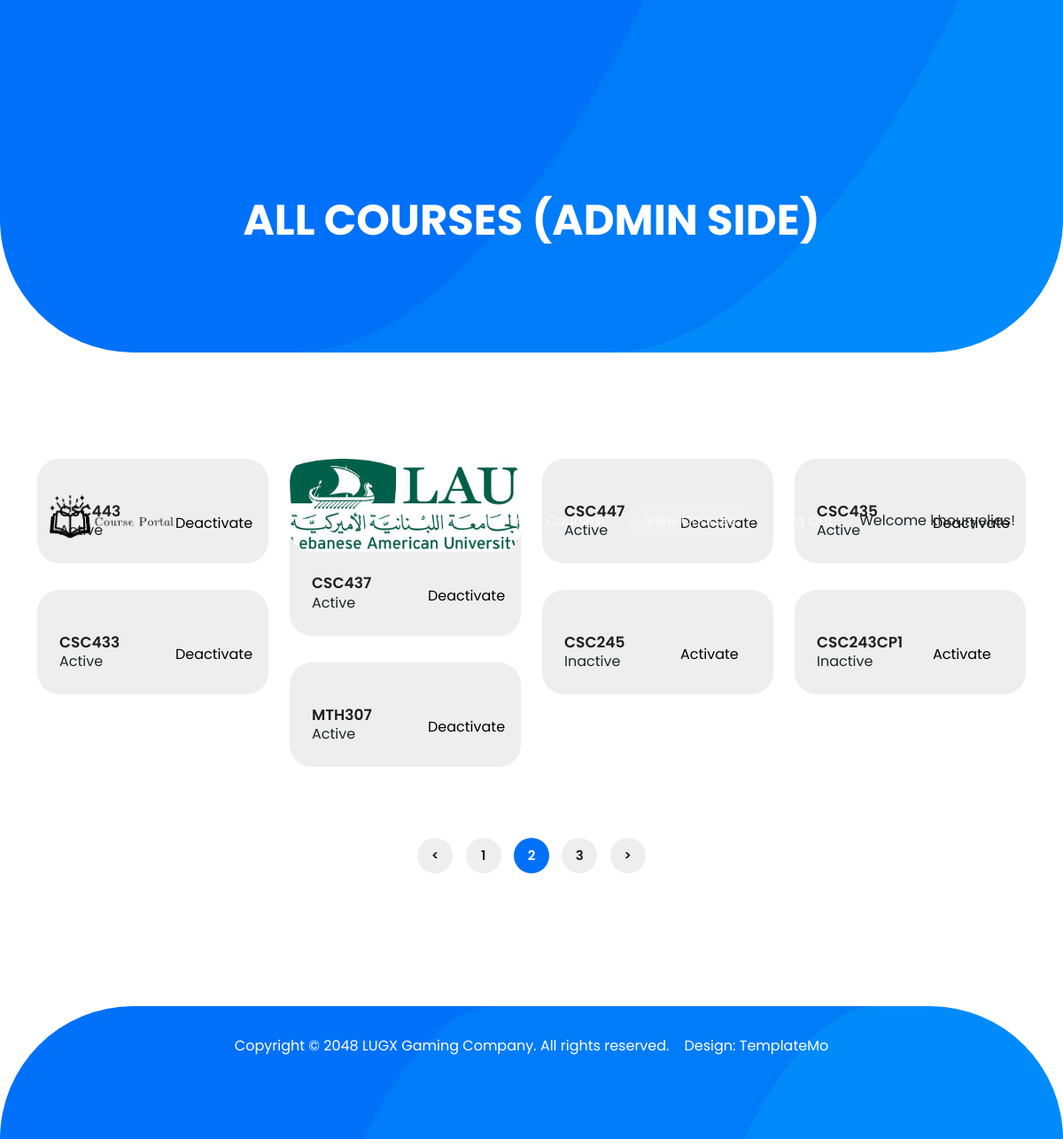
Screenshot of /BE/displayCoursesAdmin.php (signed in) with the database file from the repository.
### tables this page shows
CREATE TABLE `courses` (
  `ID` int(11) NOT NULL,
  `COURSENAME` varchar(50) NOT NULL,
  `DESCRIPTION` varchar(250) NOT NULL,
  `IS_ACTIVE` int(11) NOT NULL
);

### BE/displayCoursesAdmin.php (the view, shortened to what this page needs)
<?php
  require_once("dbconfig.php");
  $query = "SELECT ID, COURSENAME, IS_ACTIVE FROM courses";
  $result = $db->query($query);
?>
<!DOCTYPE html>
<html lang="en">
  <head>
    <link href="../vendor/bootstrap/css/bootstrap.min.css" rel="stylesheet">
    <link rel="stylesheet" href="../assets/css/fontawesome.css">
    <link rel="stylesheet" href="../assets/css/templatemo-lugx-gaming.css">
    <link rel="stylesheet" href="../assets/css/owl.css">
    <link rel="stylesheet" href="../assets/css/animate.css">
    <link rel="stylesheet"href="https://unpkg.com/swiper@7/swiper-bundle.min.css"/>
  </head>
<body>
  <div class="page-heading header-text">
    <div class="container">
      <div class="row">
        <div class="col-lg-12">
          <h3>All Courses (Admin Side)</h3>
        </div>
      </div>
    </div>
  </div>
  <div class="section trending">
    <div class="container">
      <div class="row trending-box">
      <header class="header-area header-sticky">
    <div class="container">
        <div class="row">
            <div class="col-12">
                <nav class="main-nav">
                    <a href="index.html" class="logo">
                        <img src="../assets/images/logo.png" alt="" style="width: 158px;">
                    </a>
                    <ul class="nav">
                      <li><a href="../FE/adminAddCourse.php">Add Courses</a></li>
                      <li><a href="displayCoursesAdmin.php" class="active">View Courses</a></li>
                      <li><a href="logout.php">Log Out</a></li>
                      <?php
                        if(isset($_SESSION['username'])) {
                            $username = $_SESSION['username'];
                            echo '<li>
                                    <div class="welcome-msg" id="welcomeMsg">
                                        Welcome '.$username.'!
                                    </div>
                                </li>';
                        } else {
                            header('Location: ../FE/login.php');
                            exit;
                        }
                      ?>
                  </ul>
                </nav>
            </div>
        </div>
    </div>
  </header>
      <?php
    if ($result->rowCount() > 0) {
        while($row = $result->fetch(PDO::FETCH_ASSOC)) {
            echo "<div class='col-lg-3 col-md-6 align-self-center mb-30 trending-items col-md-6 adv'>";
            echo "<div class='item'>";
            echo "<div class='thumb'>";
            echo '<a href="../assets/images/'.$row['ID'].'.jpeg"><img src="../assets/images/'.$row['ID'].'.jpeg" alt=""></a>';
            echo "</div>";
            echo "<div class='down-content'>";
            echo "<h4>".$row['COURSENAME']."</h4>";
            echo $row['IS_ACTIVE'] ? 'Active' : 'Inactive';
            if ($row['IS_ACTIVE']) {
                echo "<a id='activation' href='course_status.php?courseId=" . $row['ID'] . "'>Deactivate</a>";
            } else {
                echo "<a id='activation' href='course_status.php?courseId=" . $row['ID'] . "'>Activate</a>";
            }
            echo "</div>";
            echo "</div>";
            echo "</div>";
        }
    } else {
        echo "<tr><td colspan='3'>No courses found</td></tr>";
    }
    ?>
      </div>
      <div class="row">
        <div class="col-lg-12">
          <ul class="pagination">
          <li><a href="#"> &lt; </a></li>
            <li><a href="#">1</a></li>
            <li><a class="is_active" href="#">2</a></li>
            <li><a href="#">3</a></li>
            <li><a href="#"> &gt; </a></li>
          </ul>
        </div>
      </div>
    </div>
  </div>
  <footer>
    <div class="container">
      <div class="col-lg-12">
        <p>Copyright © 2048 LUGX Gaming Company. All rights reserved. &nbsp;&nbsp; <a rel="nofollow" href="https://templatemo.com" target="_blank">Design: TemplateMo</a></p>
      </div>
    </div>
  </footer>
  </body>
</html>

### rows the page displays
courses: COURSENAME "CSC437", IS_ACTIVE "Active"
courses: COURSENAME "CSC447", IS_ACTIVE "Active"
courses: COURSENAME "CSC435", IS_ACTIVE "Active"
courses: COURSENAME "CSC433", IS_ACTIVE "Active"
courses: COURSENAME "CSC245", IS_ACTIVE "Inactive"
courses: COURSENAME "CSC243CP1", IS_ACTIVE "Inactive"
courses: COURSENAME "MTH307", IS_ACTIVE "Active"

### other values shown
$username "khouryelias"
